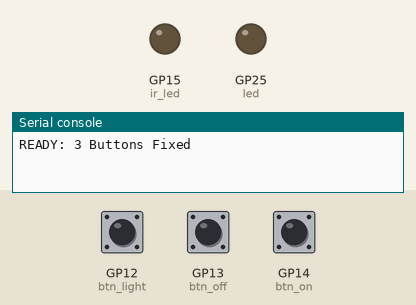
Recording of a program running on a simulated Raspberry Pi Pico running MicroPython. Parts: output pins drawn as LEDs (lit = HIGH), the last lines printed to the serial console. Dashed ring = blinking. Inputs (shaded band) come from the test bench; at power-on: GP12 (btn_light) HIGH, GP13 (btn_off) HIGH, GP14 (btn_on) HIGH.

Above: at 1.8 s.
1.9 s: GP12 (btn_light) pulled LOW for 0.15 s
At 2.6 s:
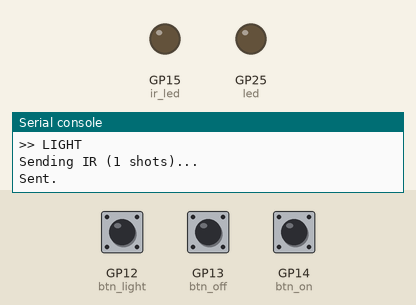
3.5 s: GP13 (btn_off) pulled LOW for 0.15 s
At 3.67 s:
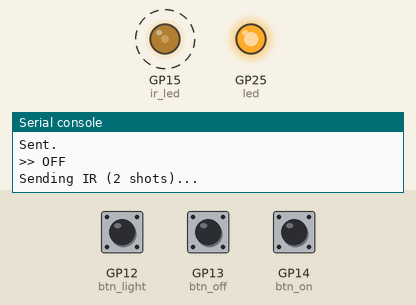
5.1 s: GP14 (btn_on) pulled LOW for 0.15 s
At 6.2 s:
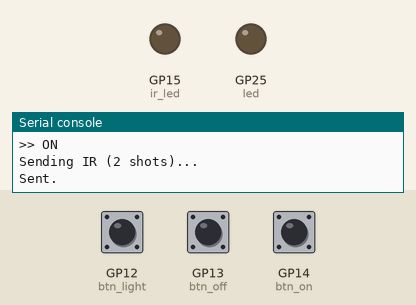
Timing chart, 0 to 8.1 s (numbered marks = the images above; inputs shaded):
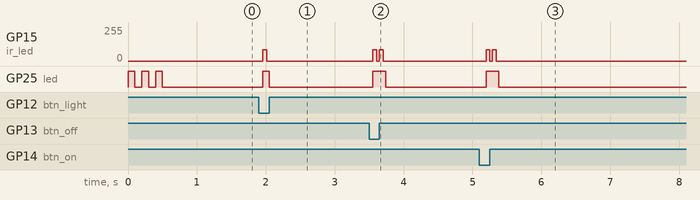

Measured:
- after the input at 1.9 s, GP15 (ir_led): 0/255 → 85/255 after 0.05 s, → 0/255 0.06 s later; GP25 (led): LOW → HIGH after 0.05 s, → LOW 0.10 s later
- after the input at 3.5 s, GP15 (ir_led): alternates 85/255 for 0.06 s and 0/255 for 0.04 s, 4 changes in all, then stays 0/255, starting after 0.05 s; GP25 (led): LOW → HIGH after 0.05 s, → LOW 0.19 s later
- after the input at 5.1 s, GP15 (ir_led): alternates 85/255 for 0.05 s and 0/255 for 0.04 s, 4 changes in all, then stays 0/255, starting after 0.10 s; GP25 (led): LOW → HIGH after 0.10 s, → LOW 0.18 s later

The program:

ir-transmiter-lg-ac-on23off-led.py
```python
import machine
import utime

# --- Hardware ---
ir_led = machine.PWM(machine.Pin(15))
ir_led.freq(38000)
ir_led.duty_u16(0)

# ปุ่มกด
btn_on    = machine.Pin(14, machine.Pin.IN, machine.Pin.PULL_UP)
btn_off   = machine.Pin(13, machine.Pin.IN, machine.Pin.PULL_UP)
btn_light = machine.Pin(12, machine.Pin.IN, machine.Pin.PULL_UP)

led = machine.Pin("LED", machine.Pin.OUT)

# --- ข้อมูลดิบ (Raw Data) ---
RAW_ON = [
    563, 1528, 549, 491, 550, 485, 550, 494, 549, 1528,
    549, 485, 550, 497, 550, 491, 537, 498, 549, 485,
    548, 486, 549, 497, 550, 485, 549, 485, 550, 486,
    549, 499, 550, 1527, 549, 498, 548, 499, 550, 486,
    549, 485, 549, 498, 536, 499, 550, 485, 549, 1541,
    536, 500, 549, 499, 548, 511, 549
]

RAW_OFF = [
    589, 1516, 562, 490, 550, 498, 549, 480, 551, 1528,
    548, 486, 561, 485, 549, 480, 561, 1515, 561, 1528,
    561, 487, 562, 473, 562, 486, 548, 499, 549, 485,
    549, 486, 549, 486, 562, 486, 549, 485, 548, 486,
    549, 485, 563, 1529, 561, 487, 562, 1528, 562, 485,
    550, 487, 548, 486, 549, 1529, 561
]

RAW_LIGHT = [
    600, 1490, 576, 476, 562, 485, 562, 481, 549, 1528,
    549, 485, 549, 486, 561, 480, 550, 1528, 549, 1540,
    549, 473, 573, 473, 575, 486, 548, 485, 562, 485,
    548, 485, 574, 473, 561, 484, 549, 486, 549, 485,
    563, 1514, 561, 485, 548, 1528, 549, 472, 574, 485,
    548, 1527, 563, 1527, 549, 485, 563
]

# เพิ่มตัวแปร repeats เพื่อกำหนดจำนวนรอบ
def send_lg_clean(raw_data, repeats=2):
    if not raw_data: return

    led.on()
    print(f"Sending IR ({repeats} shots)...")

    # วนลูปตามจำนวนรอบที่กำหนด
    for _ in range(repeats):
        # 1. Header
        ir_led.duty_u16(21845)
        utime.sleep_us(9000)
        ir_led.duty_u16(0)
        utime.sleep_us(4500)

        # 2. Data
        for i in range(0, len(raw_data)-1, 2):
            ir_led.duty_u16(21845)
            utime.sleep_us(560)

            ir_led.duty_u16(0)
            if raw_data[i+1] > 1000:
                utime.sleep_us(1690)
            else:
                utime.sleep_us(560)

        # 3. Stop Bit
        ir_led.duty_u16(21845)
        utime.sleep_us(560)
        ir_led.duty_u16(0)

        utime.sleep_ms(40)

    led.off()
    print("Sent.")

# --- Loop ---
for _ in range(3): led.on(); utime.sleep(0.1); led.off(); utime.sleep(0.1)
print("READY: 3 Buttons Fixed")

while True:
    # ON -> ยิง 2 รอบ (ชัวร์ไว้ก่อน)
    if btn_on.value() == 0:
        utime.sleep(0.05)
        if btn_on.value() == 0:
            print(">> ON")
            send_lg_clean(RAW_ON, repeats=2)
            while btn_on.value() == 0: utime.sleep(0.1)

    # OFF -> ยิง 2 รอบ (ชัวร์ไว้ก่อน)
    if btn_off.value() == 0:
        utime.sleep(0.05)
        if btn_off.value() == 0:
            print(">> OFF")
            send_lg_clean(RAW_OFF, repeats=2)
            while btn_off.value() == 0: utime.sleep(0.1)

    # LIGHT -> ยิง 1 รอบพอ! (ห้ามเบิ้ล เดี๋ยวสลับคืน)
    if btn_light.value() == 0:
        utime.sleep(0.05)
        if btn_light.value() == 0:
            print(">> LIGHT")
            send_lg_clean(RAW_LIGHT, repeats=1) # << จุดสำคัญแก้ตรงนี้
            while btn_light.value() == 0: utime.sleep(0.1)

    utime.sleep(0.05)
```
